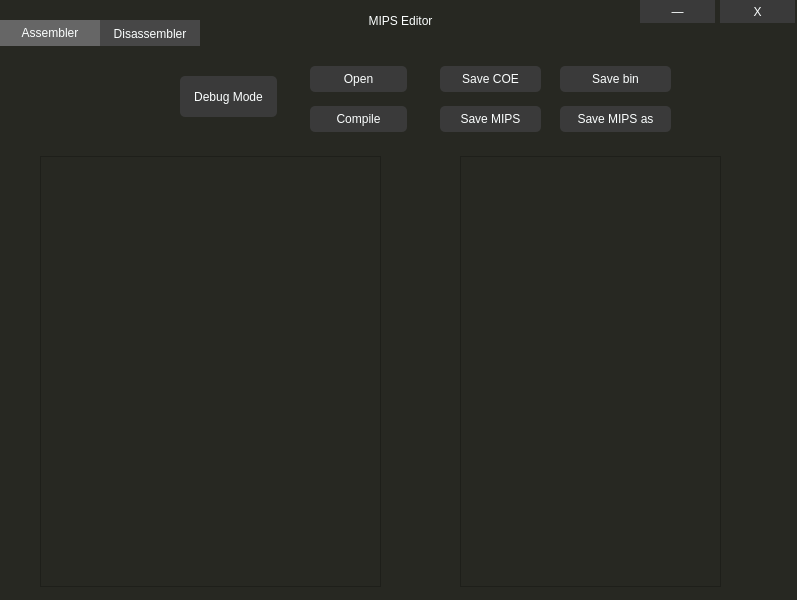
<?xml version="1.0" encoding="UTF-8"?>
<ui version="4.0">
 <class>MainWindow</class>
 <widget class="QMainWindow" name="MainWindow">
  <property name="geometry">
   <rect>
    <x>0</x>
    <y>0</y>
    <width>797</width>
    <height>600</height>
   </rect>
  </property>
  <property name="sizePolicy">
   <sizepolicy hsizetype="Fixed" vsizetype="Fixed">
    <horstretch>0</horstretch>
    <verstretch>0</verstretch>
   </sizepolicy>
  </property>
  <property name="windowTitle">
   <string>MainWindow</string>
  </property>
  <property name="styleSheet">
   <string notr="true">QPushButton {
	border-style: solid;
	border-width: 0px;
	border-radius: 5px;
}

QPushButton:hover {
	background-color: rgb(62, 62, 62);

}

QPushButton:pressed {
	background-color: rgb(220, 220, 220);
}


</string>
  </property>
  <widget class="QWidget" name="centralwidget">
   <property name="styleSheet">
    <string notr="true">QWidget {
	background-color : rgb(39, 40, 34); 
	color : rgb(252, 255, 255); 
}

QPushButton {
	border-style: solid;
	border-width: 0px;
	border-radius: 5px;
	background-color: rgb(58, 58, 58);
	font: 8pt &quot;Consolas&quot;;
}

QPushButton:hover {
	background-color: rgb(70, 70, 70);

}

QPushButton:pressed {
	background-color: rgb(220, 220, 220);
}
</string>
   </property>
   <widget class="QTabWidget" name="tabWidget">
    <property name="geometry">
     <rect>
      <x>0</x>
      <y>20</y>
      <width>901</width>
      <height>621</height>
     </rect>
    </property>
    <property name="sizePolicy">
     <sizepolicy hsizetype="Maximum" vsizetype="Maximum">
      <horstretch>0</horstretch>
      <verstretch>0</verstretch>
     </sizepolicy>
    </property>
    <property name="minimumSize">
     <size>
      <width>901</width>
      <height>621</height>
     </size>
    </property>
    <property name="maximumSize">
     <size>
      <width>901</width>
      <height>621</height>
     </size>
    </property>
    <property name="toolTip">
     <string>&lt;html&gt;&lt;head/&gt;&lt;body&gt;&lt;p&gt;Disassembler&lt;/p&gt;&lt;/body&gt;&lt;/html&gt;</string>
    </property>
    <property name="styleSheet">
     <string notr="true">QTabWidget {
	background-color : rgb(39, 40, 34); 
}

QTabWidget::pane { border: 0; }

QTabBar::tab{
	min-height: 20px; 
	min-width: 100px;
	background-color: rgb(71, 71, 71);
	font: 8pt &quot;Consolas&quot;;
}

QTabBar::tab::selected {
	background-color: rgb(102, 102, 102);
}

QTabBar::tab::hover {
	background-color: rgb(90, 90, 90);
}</string>
    </property>
    <property name="tabPosition">
     <enum>QTabWidget::North</enum>
    </property>
    <property name="tabShape">
     <enum>QTabWidget::Rounded</enum>
    </property>
    <property name="currentIndex">
     <number>0</number>
    </property>
    <widget class="QWidget" name="Assembler">
     <property name="sizePolicy">
      <sizepolicy hsizetype="Expanding" vsizetype="Expanding">
       <horstretch>0</horstretch>
       <verstretch>0</verstretch>
      </sizepolicy>
     </property>
     <property name="styleSheet">
      <string notr="true">QTabBar::tab{min-height: 30px; min-width: 80px;}</string>
     </property>
     <attribute name="title">
      <string>Assembler</string>
     </attribute>
     <attribute name="toolTip">
      <string>Assembler</string>
     </attribute>
     <attribute name="whatsThis">
      <string>Assembler</string>
     </attribute>
     <widget class="QPushButton" name="saveMIPS">
      <property name="geometry">
       <rect>
        <x>440</x>
        <y>60</y>
        <width>101</width>
        <height>26</height>
       </rect>
      </property>
      <property name="text">
       <string>Save MIPS</string>
      </property>
      <property name="shortcut">
       <string>Ctrl+S</string>
      </property>
     </widget>
     <widget class="QPushButton" name="open">
      <property name="geometry">
       <rect>
        <x>310</x>
        <y>20</y>
        <width>97</width>
        <height>26</height>
       </rect>
      </property>
      <property name="styleSheet">
       <string notr="true">QPushButton {
	border-style: solid;
	border-width: 0px;
	border-radius: 5px;
	background-color: rgb(58, 58, 58);
}

QPushButton:hover {
	background-color: rgb(70, 70, 70);

}

QPushButton:pressed {
	background-color: rgb(220, 220, 220);
}
</string>
      </property>
      <property name="text">
       <string>Open</string>
      </property>
      <property name="shortcut">
       <string>Ctrl+O</string>
      </property>
     </widget>
     <widget class="QPushButton" name="saveCoe">
      <property name="geometry">
       <rect>
        <x>440</x>
        <y>20</y>
        <width>101</width>
        <height>26</height>
       </rect>
      </property>
      <property name="styleSheet">
       <string notr="true">QPushButton {
	border-style: solid;
	border-width: 0px;
	border-radius: 5px;
	background-color: rgb(58, 58, 58);
}

QPushButton:hover {
	background-color: rgb(70, 70, 70);

}

QPushButton:pressed {
	background-color: rgb(220, 220, 220);
}
</string>
      </property>
      <property name="text">
       <string>Save COE</string>
      </property>
     </widget>
     <widget class="QPushButton" name="compile">
      <property name="geometry">
       <rect>
        <x>310</x>
        <y>60</y>
        <width>97</width>
        <height>26</height>
       </rect>
      </property>
      <property name="text">
       <string>Compile</string>
      </property>
      <property name="shortcut">
       <string>Ctrl+B</string>
      </property>
     </widget>
     <widget class="QPushButton" name="saveBin">
      <property name="geometry">
       <rect>
        <x>560</x>
        <y>20</y>
        <width>111</width>
        <height>26</height>
       </rect>
      </property>
      <property name="text">
       <string>Save bin</string>
      </property>
     </widget>
     <widget class="QTextEdit" name="editor">
      <property name="geometry">
       <rect>
        <x>40</x>
        <y>110</y>
        <width>341</width>
        <height>431</height>
       </rect>
      </property>
      <property name="styleSheet">
       <string notr="true">QTextEdit {
	background-color : rgb(39, 40, 34); 
	color : rgb(252, 255, 255); 
	font: &quot;Consolas&quot;;
}

</string>
      </property>
     </widget>
     <widget class="QPushButton" name="saveMIPSas">
      <property name="geometry">
       <rect>
        <x>560</x>
        <y>60</y>
        <width>111</width>
        <height>26</height>
       </rect>
      </property>
      <property name="text">
       <string>Save MIPS as</string>
      </property>
      <property name="shortcut">
       <string>Ctrl+Shift+S</string>
      </property>
     </widget>
     <widget class="QListWidget" name="textList2">
      <property name="geometry">
       <rect>
        <x>460</x>
        <y>110</y>
        <width>261</width>
        <height>431</height>
       </rect>
      </property>
      <property name="styleSheet">
       <string notr="true">QTextEdit {
	background-color : rgb(39, 40, 34); 
	color : rgb(252, 255, 255); 
	font: &quot;Consolas&quot;;
}
</string>
      </property>
     </widget>
     <widget class="QPushButton" name="debugMode">
      <property name="geometry">
       <rect>
        <x>180</x>
        <y>30</y>
        <width>97</width>
        <height>41</height>
       </rect>
      </property>
      <property name="styleSheet">
       <string notr="true">QPushButton {
	border-style: solid;
	border-width: 0px;
	border-radius: 5px;
	background-color: rgb(58, 58, 58);
}

QPushButton:hover {
	background-color: rgb(70, 70, 70);

}

QPushButton:pressed {
	background-color: rgb(220, 220, 220);
}
</string>
      </property>
      <property name="text">
       <string>Debug Mode</string>
      </property>
      <property name="shortcut">
       <string>Ctrl+R</string>
      </property>
     </widget>
    </widget>
    <widget class="QWidget" name="Disassembler">
     <property name="sizePolicy">
      <sizepolicy hsizetype="Expanding" vsizetype="Expanding">
       <horstretch>0</horstretch>
       <verstretch>0</verstretch>
      </sizepolicy>
     </property>
     <attribute name="title">
      <string>Disassembler</string>
     </attribute>
     <attribute name="toolTip">
      <string>Disassembler</string>
     </attribute>
     <attribute name="whatsThis">
      <string>Disassembler</string>
     </attribute>
     <widget class="QTextEdit" name="binEditor">
      <property name="geometry">
       <rect>
        <x>40</x>
        <y>110</y>
        <width>341</width>
        <height>431</height>
       </rect>
      </property>
      <property name="styleSheet">
       <string notr="true">QTextEdit {
	background-color : rgb(39, 40, 34); 
	color : rgb(252, 255, 255); 
	font: &quot;Consolas&quot;;
}
</string>
      </property>
     </widget>
     <widget class="QListWidget" name="mipsCode">
      <property name="geometry">
       <rect>
        <x>460</x>
        <y>110</y>
        <width>261</width>
        <height>431</height>
       </rect>
      </property>
      <property name="styleSheet">
       <string notr="true">QTextEdit {
	background-color : rgb(39, 40, 34); 
	color : rgb(252, 255, 255); 
	font: &quot;Consolas&quot;;
}
</string>
      </property>
     </widget>
     <widget class="QPushButton" name="open2">
      <property name="geometry">
       <rect>
        <x>300</x>
        <y>20</y>
        <width>97</width>
        <height>26</height>
       </rect>
      </property>
      <property name="text">
       <string>Open</string>
      </property>
      <property name="shortcut">
       <string>Ctrl+O</string>
      </property>
     </widget>
     <widget class="QPushButton" name="saveBin2">
      <property name="geometry">
       <rect>
        <x>420</x>
        <y>60</y>
        <width>97</width>
        <height>26</height>
       </rect>
      </property>
      <property name="text">
       <string>Save Bin</string>
      </property>
     </widget>
     <widget class="QPushButton" name="saveMIPS2">
      <property name="geometry">
       <rect>
        <x>420</x>
        <y>20</y>
        <width>97</width>
        <height>26</height>
       </rect>
      </property>
      <property name="text">
       <string>Save MIPS</string>
      </property>
      <property name="shortcut">
       <string>Ctrl+Shift+S</string>
      </property>
     </widget>
     <widget class="QPushButton" name="compile2">
      <property name="geometry">
       <rect>
        <x>300</x>
        <y>60</y>
        <width>97</width>
        <height>26</height>
       </rect>
      </property>
      <property name="text">
       <string>Compile</string>
      </property>
      <property name="shortcut">
       <string>Ctrl+B</string>
      </property>
     </widget>
    </widget>
   </widget>
   <widget class="QPushButton" name="closeButton">
    <property name="geometry">
     <rect>
      <x>720</x>
      <y>0</y>
      <width>75</width>
      <height>23</height>
     </rect>
    </property>
    <property name="styleSheet">
     <string notr="true">QPushButton {
	border-style: solid;
	border-width: 0px;
	border-radius: 0px;
	background-color: rgb(58, 58, 58);
}

QPushButton:hover {
	background-color: rgb(70, 70, 70);

}

QPushButton:pressed {
	background-color: rgb(220, 220, 220);
}
</string>
    </property>
    <property name="text">
     <string>X</string>
    </property>
   </widget>
   <widget class="QPushButton" name="miniButton">
    <property name="geometry">
     <rect>
      <x>640</x>
      <y>0</y>
      <width>75</width>
      <height>23</height>
     </rect>
    </property>
    <property name="styleSheet">
     <string notr="true">QPushButton {
	border-style: solid;
	border-width: 0px;
	border-radius: 0px;
	background-color: rgb(58, 58, 58);
}

QPushButton:hover {
	background-color: rgb(70, 70, 70);

}

QPushButton:pressed {
	background-color: rgb(220, 220, 220);
}
</string>
    </property>
    <property name="text">
     <string>—</string>
    </property>
   </widget>
   <widget class="QLabel" name="label">
    <property name="geometry">
     <rect>
      <x>320</x>
      <y>7</y>
      <width>161</width>
      <height>21</height>
     </rect>
    </property>
    <property name="styleSheet">
     <string notr="true">QLabel {
	font: 12pt &quot;Consolas&quot;;
}</string>
    </property>
    <property name="text">
     <string>MIPS Editor</string>
    </property>
    <property name="alignment">
     <set>Qt::AlignBottom|Qt::AlignHCenter</set>
    </property>
   </widget>
  </widget>
 </widget>
 <resources/>
 <connections/>
</ui>
